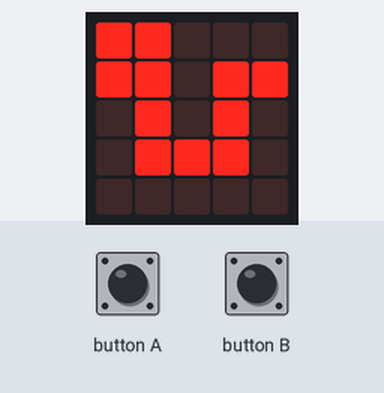
A program run on a simulated BBC micro:bit running MicroPython. Parts: the board's 5×5 LED display. The inputs (shaded band) are chosen by the test bench. Random numbers come from a fixed seed.

Above: at 1.2 s.
1.3 s: button A pressed for 0.15 s
At 1.31 s:
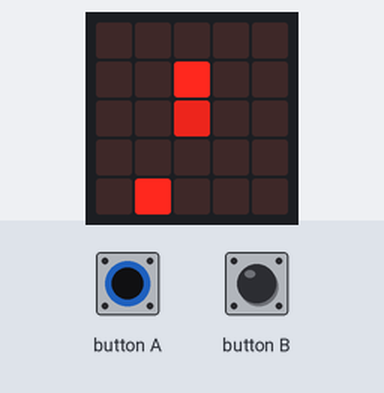
2.0 s: button B pressed for 0.15 s
At 2.22 s:
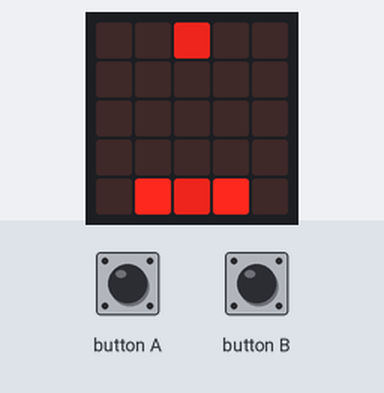
2.7 s: button A pressed for 1 s
At 2.83 s:
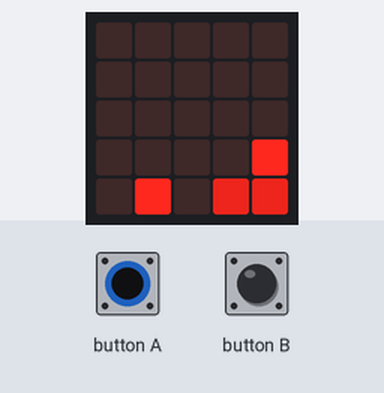
4.3 s: button B pressed for 1 s
At 4.35 s:
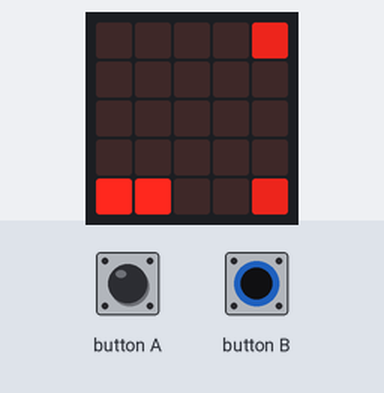
5.9 s: button B pressed for 0.15 s
At 6.18 s:
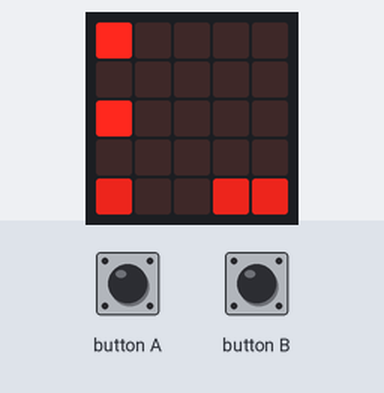
6.6 s: button A pressed for 0.15 s
At 6.79 s:
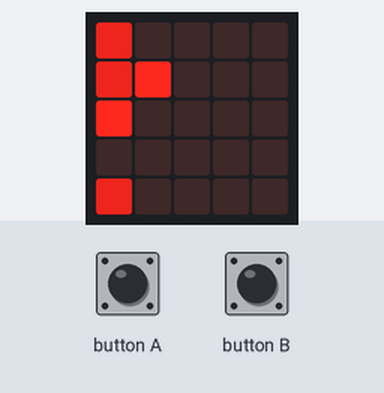

Measured:
- after the input at 1.3 s, the display: changes at once (image 1)

The program:

snake_buttons.py
```python
from microbit import *
import random

MIN_COORD = 0
MAX_COORD = 4

DIRECTIONS = [ (1, 0), (0, -1), (-1, 0), (0, 1) ]
MIN_DIRECTION, MAX_DIRECTION = 0, len(DIRECTIONS) - 1

FOOD_FLASH = [9, 0, 9, 0, 9, 0]

def wait_for_button():
    while not (button_a.was_pressed() or button_b.was_pressed()):
        sleep(1)

class Game:

    def reset(self):
        # Initial values
        self.x = 2
        self.y = 2

        self.length = 2

        self.direction = 1 # x, y
        self.tail = [(self.x, self.y)]  # Start in this spot.

        self.food = None
        self.moves = 0
        self.score = 0


    def handle_input(self):
        if button_a.was_pressed():
            self.direction += 1

        if button_b.was_pressed():
            self.direction -= 1

        if self.direction < MIN_DIRECTION:
            self.direction = MAX_DIRECTION

        if self.direction > MAX_DIRECTION:
            self.direction = MIN_DIRECTION

    def move(self):
        # Add current position to tail.
        self.tail.append((self.x, self.y))
        self.tail = self.tail[-self.length:]

        direction = DIRECTIONS[self.direction]
        self.x += direction[0]
        self.y += direction[1]

        self.moves += 1
        self.score += self.length

    def wrap(self):
        if self.x > MAX_COORD:
            self.x = MIN_COORD
        if self.x < MIN_COORD:
            self.x = MAX_COORD
        if self.y > MAX_COORD:
            self.y = MIN_COORD
        if self.y < MIN_COORD:
            self.y = MAX_COORD


    def eat_food(self):
        # Check if food eaten, add new.
        if (self.x, self.y) == self.food:
            self.food = None
            self.length += 1

    def add_food(self):
        if self.food is None: # No food, add it.
            # Pick random spot on map, that isn't in tail.
            # If we clash, wait til next tick -- get's harder!
            position = (
                random.randint(MIN_COORD, MAX_COORD),
                random.randint(MIN_COORD, MAX_COORD)
            )
            if position != (self.x, self.y) and position not in self.tail:
                self.food = position

    def draw(self):
        display.clear()

        for pos in self.tail:
            display.set_pixel(pos[0], pos[1], 7)

        display.set_pixel(self.x, self.y, 9)

    def draw_food(self, intensity):
        if self.food:
            display.set_pixel(self.food[0], self.food[1], intensity)

    def game_over(self):
        return self.moves > 1 and (self.x, self.y) in self.tail


game = Game() # Create our game object.

# Main loop
while True:

    display.show(Image.SNAKE)
    wait_for_button()


    game.reset() # Reset the game state.

    while not game.game_over():
        game.handle_input()
        game.move()
        game.wrap()
        game.draw()

        game.eat_food()
        game.add_food()

        # Wait while blinking the food location.
        for intensity in FOOD_FLASH:
            game.draw_food(intensity)
            sleep(50)

    display.show(Image.ANGRY)
    sleep(1000)
    display.scroll(game.score)
```
